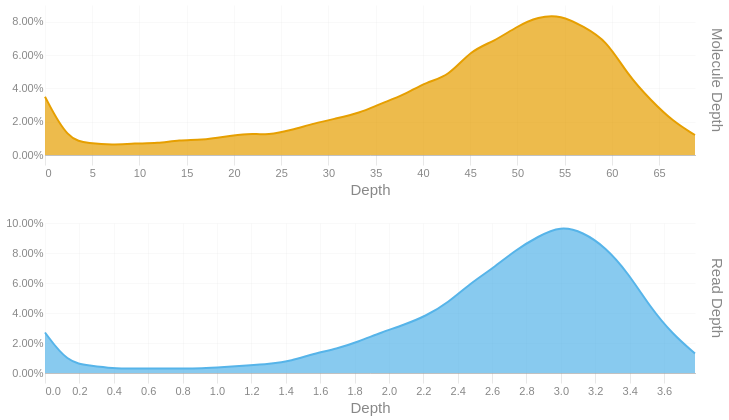

Notebook cell for this chart:
### Code cell
readdep = depth_hist(tb['Read Depth'], q99, 3)
readdep = readdep.with_columns(pl.lit('Read Depth').alias('Metric'))
if not SKIPLR:
    moldep = depth_hist(tb['Molecule Depth'], mol_q99, 1)
    moldep = moldep.with_columns(pl.lit('Molecule Depth').alias('Metric'))
    _hist = pl.concat([readdep, moldep])
    _hist = _hist.filter(pl.col('Proportion') != 0)
    with SafeRender(_hist):
        (
            alt.Chart(_hist)        
            .mark_area(interpolate = "basis")
            .encode(
                x=alt.X('Bin:Q').scale(domainMin=0).axis(alt.Axis(title='Depth')),
                y = alt.Y('Proportion:Q', title = None).axis(format = '.2%'),
                color = alt.Color('Metric:N').legend(None),
                row = alt.Row("Metric:N").header(title = None, labelOrient = 'right'),
                tooltip = [
                    alt.Tooltip("Metric:N", title = "Metric"),
                    alt.Tooltip('Interval:N', title = "Depth Interval"),
                    alt.Tooltip('Proportion:Q', title = "% Alignments").format('.2%')
                ]
            )
            .resolve_scale(x='independent', y='independent')
            .properties(
                height = 150, width = 650,
                usermeta={'embedOptions': {'downloadFileName': f'{samplename}.depth.hist'}}
            )
        ).display()
else:
    readdep = readdep.filter(pl.col('Proportion') != 0)
    with SafeRender(readdep):
        (
            alt.Chart(readdep)        
            .mark_area(interpolate = "basis")
            .encode(
                x=alt.X('Bin:Q').scale(domainMin=0).axis(alt.Axis(title='Depth')),
                y = alt.Y('Proportion:Q', title = None).axis(format = '.2%'),
                tooltip = [
                    alt.Tooltip('Interval:N', title = "Depth Interval"),
                    alt.Tooltip('Proportion:Q', title = "% Alignments").format('.2%')
                ]
            )
            .properties(
                usermeta={'embedOptions': {'downloadFileName': f'{samplename}.depth.hist'}}
            )
        ).display()

### Figure 1 — Vega-Lite specification as saved in the notebook (floating-point values rounded to 4 significant figures)
{"width": 650, "height": 150, "config": {"title": {"anchor": "start", "dy": -15, "fontSize": 18, "color": "#888888", "subtitleColor": "#888888", "subtitleFontSize": 14}, "arc": {"fill": "#0072B2"}, "axis": {"domainColor": "#888888", "domainWidth": 0.5, "gridWidth": 0.2, "grid": false, "titleFontWeight": 400, "titleFontSize": 15, "labelFontSize": 11, "labelColor": "#888888", "tickColor": "#888888", "tickWidth": 0.2, "titleColor": "#888888"}, "axisBand": {"grid": false}, "axisX": {"grid": true, "tickSize": 10, "domainCap": "round"}, "axisY": {"domain": false, "grid": true, "tickSize": 0, "domainCap": "round"}, "background": "transparent", "header": {"labelFontSize": 15, "labelColor": "#888888", "titleFontSize": 15, "titleFontWeight": 600, "titleColor": "#888888"}, "legend": {"labelFont": "sans-serif", "labelFontSize": 12, "labelColor": "#888888", "symbolSize": 100, "symbolType": "circle", "titleFontSize": 12, "titlePadding": 10, "titleColor": "#888888", "title": null}, "range": {"category": ["#E69F00", "#56B4E9", "#009E73", "#F0E442", "#0072B2", "#D55E00", "#CC79A7", "#000000"], "diverging": ["#cfe8f3", "#a2d4ec", "#73bfe2", "#46abdb", "#1696d2", "#12719e"]}, "area": {"fill": "#0072B2", "fillOpacity": 0.7, "line": true, "strokeOpacity": 0.7}, "line": {"color": "#0072B2", "stroke": "#0072B2", "strokeWidth": 2}, "trail": {"color": "#0072B2", "stroke": "#0072B2", "strokeWidth": 0, "size": 1}, "point": {"filled": true, "fillOpacity": 1.0, "size": 95}, "text": {"color": "#888888", "fontSize": 11, "align": "right", "fontWeight": 400, "size": 11}, "bar": {"fill": "#0072B2", "stroke": null}, "view": {"stroke": null, "continuousWidth": 660, "continuousHeight": 400}}, "data": {"name": "data-fb4f0a4075ee1778fd8cc06649491d3a"}, "mark": {"type": "area", "interpolate": "basis"}, "encoding": {"color": {"field": "Metric", "legend": null, "type": "nominal"}, "row": {"field": "Metric", "header": {"title": null, "labelOrient": "right"}, "type": "nominal"}, "tooltip": [{"field": "Metric", "title": "Metric", "type": "nominal"}, {"field": "Interval", "title": "Depth Interval", "type": "nominal"}, {"field": "Proportion", "format": ".2%", "title": "% Alignments", "type": "quantitative"}], "x": {"axis": {"title": "Depth"}, "field": "Bin", "scale": {"domainMin": 0}, "type": "quantitative"}, "y": {"axis": {"format": ".2%"}, "field": "Proportion", "title": null, "type": "quantitative"}}, "resolve": {"scale": {"x": "independent", "y": "independent"}}, "usermeta": {"embedOptions": {"downloadFileName": "S5_Kennetcook_3547.depth.hist"}}, "$schema": "https://vega.github.io/schema/vega-lite/v6.1.0.json", "datasets": {"data-fb4f0a4075ee1778fd8cc06649491d3a": [{"Bin": 0.0, "Interval": "0.0-0.13", "Proportion": 0.027, "Metric": "Read Depth"}, {"Bin": 0.13, "Interval": "0.13-0.261", "Proportion": 0.007, "Metric": "Read Depth"}, {"Bin": 0.261, "Interval": "0.261-0.391", "Proportion": 0.005, "Metric": "Read Depth"}, {"Bin": 0.391, "Interval": "0.391-0.521", "Proportion": 0.003, "Metric": "Read Depth"}, {"Bin": 0.521, "Interval": "0.521-0.652", "Proportion": 0.003, "Metric": "Read Depth"}, {"Bin": 0.652, "Interval": "0.652-0.782", "Proportion": 0.003, "Metric": "Read Depth"}, {"Bin": 0.782, "Interval": "0.782-0.912", "Proportion": 0.003, "Metric": "Read Depth"}, {"Bin": 0.912, "Interval": "0.912-1.043", "Proportion": 0.003, "Metric": "Read Depth"}, {"Bin": 1.043, "Interval": "1.043-1.173", "Proportion": 0.004, "Metric": "Read Depth"}, {"Bin": 1.173, "Interval": "1.173-1.303", "Proportion": 0.005, "Metric": "Read Depth"}, {"Bin": 1.303, "Interval": "1.303-1.434", "Proportion": 0.006, "Metric": "Read Depth"}, {"Bin": 1.434, "Interval": "1.434-1.564", "Proportion": 0.008, "Metric": "Read Depth"}, {"Bin": 1.564, "Interval": "1.564-1.694", "Proportion": 0.013, "Metric": "Read Depth"}, {"Bin": 1.694, "Interval": "1.694-1.825", "Proportion": 0.016, "Metric": "Read Depth"}, {"Bin": 1.825, "Interval": "1.825-1.955", "Proportion": 0.021, "Metric": "Read Depth"}, {"Bin": 1.955, "Interval": "1.955-2.085", "Proportion": 0.027, "Metric": "Read Depth"}, {"Bin": 2.085, "Interval": "2.085-2.216", "Proportion": 0.032, "Metric": "Read Depth"}, {"Bin": 2.216, "Interval": "2.216-2.346", "Proportion": 0.038, "Metric": "Read Depth"}, {"Bin": 2.346, "Interval": "2.346-2.476", "Proportion": 0.047, "Metric": "Read Depth"}, {"Bin": 2.476, "Interval": "2.476-2.607", "Proportion": 0.06, "Metric": "Read Depth"}, {"Bin": 2.607, "Interval": "2.607-2.737", "Proportion": 0.07, "Metric": "Read Depth"}, {"Bin": 2.737, "Interval": "2.737-2.867", "Proportion": 0.082, "Metric": "Read Depth"}, {"Bin": 2.867, "Interval": "2.867-2.998", "Proportion": 0.091, "Metric": "Read Depth"}, {"Bin": 2.998, "Interval": "2.998-3.128", "Proportion": 0.098, "Metric": "Read Depth"}, {"Bin": 3.128, "Interval": "3.128-3.258", "Proportion": 0.094, "Metric": "Read Depth"}, {"Bin": 3.258, "Interval": "3.258-3.389", "Proportion": 0.084, "Metric": "Read Depth"}, {"Bin": 3.389, "Interval": "3.389-3.519", "Proportion": 0.067, "Metric": "Read Depth"}, {"Bin": 3.519, "Interval": "3.519-3.649", "Proportion": 0.044, "Metric": "Read Depth"}, {"Bin": 3.649, "Interval": "3.649-3.78", "Proportion": 0.026, "Metric": "Read Depth"}, {"Bin": 3.78, "Interval": "3.78-3.91", "Proportion": 0.013, "Metric": "Read Depth"}, {"Bin": 0.0, "Interval": "0.0-2.4", "Proportion": 0.035, "Metric": "Molecule Depth"}, {"Bin": 2.4, "Interval": "2.4-4.7", "Proportion": 0.009, "Metric": "Molecule Depth"}, {"Bin": 4.7, "Interval": "4.7-7.1", "Proportion": 0.007, "Metric": "Molecule Depth"}, {"Bin": 7.1, "Interval": "7.1-9.5", "Proportion": 0.006, "Metric": "Molecule Depth"}, {"Bin": 9.5, "Interval": "9.5-11.9", "Proportion": 0.007, "Metric": "Molecule Depth"}, {"Bin": 11.9, "Interval": "11.9-14.2", "Proportion": 0.007, "Metric": "Molecule Depth"}, {"Bin": 14.2, "Interval": "14.2-16.6", "Proportion": 0.009, "Metric": "Molecule Depth"}, {"Bin": 16.6, "Interval": "16.6-19.0", "Proportion": 0.009, "Metric": "Molecule Depth"}, {"Bin": 19.0, "Interval": "19.0-21.4", "Proportion": 0.011, "Metric": "Molecule Depth"}, {"Bin": 21.4, "Interval": "21.4-23.7", "Proportion": 0.013, "Metric": "Molecule Depth"}, {"Bin": 23.7, "Interval": "23.7-26.1", "Proportion": 0.012, "Metric": "Molecule Depth"}, {"Bin": 26.1, "Interval": "26.1-28.5", "Proportion": 0.015, "Metric": "Molecule Depth"}, {"Bin": 28.5, "Interval": "28.5-30.9", "Proportion": 0.019, "Metric": "Molecule Depth"}, {"Bin": 30.9, "Interval": "30.9-33.2", "Proportion": 0.022, "Metric": "Molecule Depth"}, {"Bin": 33.2, "Interval": "33.2-35.6", "Proportion": 0.025, "Metric": "Molecule Depth"}, {"Bin": 35.6, "Interval": "35.6-38.0", "Proportion": 0.031, "Metric": "Molecule Depth"}, {"Bin": 38.0, "Interval": "38.0-40.4", "Proportion": 0.036, "Metric": "Molecule Depth"}, {"Bin": 40.4, "Interval": "40.4-42.7", "Proportion": 0.044, "Metric": "Molecule Depth"}, {"Bin": 42.7, "Interval": "42.7-45.1", "Proportion": 0.047, "Metric": "Molecule Depth"}, {"Bin": 45.1, "Interval": "45.1-47.5", "Proportion": 0.063, "Metric": "Molecule Depth"}, {"Bin": 47.5, "Interval": "47.5-49.9", "Proportion": 0.068, "Metric": "Molecule Depth"}, {"Bin": 49.9, "Interval": "49.9-52.2", "Proportion": 0.077, "Metric": "Molecule Depth"}, {"Bin": 52.2, "Interval": "52.2-54.6", "Proportion": 0.083, "Metric": "Molecule Depth"}, {"Bin": 54.6, "Interval": "54.6-57.0", "Proportion": 0.084, "Metric": "Molecule Depth"}, {"Bin": 57.0, "Interval": "57.0-59.4", "Proportion": 0.077, "Metric": "Molecule Depth"}, {"Bin": 59.4, "Interval": "59.4-61.7", "Proportion": 0.069, "Metric": "Molecule Depth"}, {"Bin": 61.7, "Interval": "61.7-64.1", "Proportion": 0.048, "Metric": "Molecule Depth"}, {"Bin": 64.1, "Interval": "64.1-66.5", "Proportion": 0.033, "Metric": "Molecule Depth"}, {"Bin": 66.5, "Interval": "66.5-68.8", "Proportion": 0.02, "Metric": "Molecule Depth"}, {"Bin": 68.8, "Interval": "68.8-71.22", "Proportion": 0.012, "Metric": "Molecule Depth"}]}}
